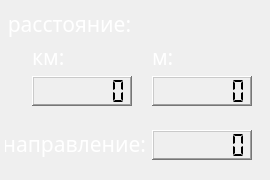
<?xml version="1.0" encoding="UTF-8"?>
<ui version="4.0">
 <class>LenLineDlg</class>
 <widget class="QWidget" name="LenLineDlg">
  <property name="windowModality">
   <enum>Qt::WindowModal</enum>
  </property>
  <property name="geometry">
   <rect>
    <x>0</x>
    <y>0</y>
    <width>270</width>
    <height>180</height>
   </rect>
  </property>
  <property name="minimumSize">
   <size>
    <width>270</width>
    <height>180</height>
   </size>
  </property>
  <property name="maximumSize">
   <size>
    <width>270</width>
    <height>180</height>
   </size>
  </property>
  <property name="windowTitle">
   <string>Палетка</string>
  </property>
  <property name="styleSheet">
   <string notr="true">#LenLineDlg
{
	border-image: url(:/PiramidM/fon_next_menu.png);
}</string>
  </property>
  <widget class="QLabel" name="rasstLbl">
   <property name="geometry">
    <rect>
     <x>9</x>
     <y>8</y>
     <width>121</width>
     <height>31</height>
    </rect>
   </property>
   <property name="palette">
    <palette>
     <active>
      <colorrole role="WindowText">
       <brush brushstyle="SolidPattern">
        <color alpha="255">
         <red>255</red>
         <green>255</green>
         <blue>255</blue>
        </color>
       </brush>
      </colorrole>
      <colorrole role="Text">
       <brush brushstyle="SolidPattern">
        <color alpha="255">
         <red>255</red>
         <green>255</green>
         <blue>255</blue>
        </color>
       </brush>
      </colorrole>
      <colorrole role="ButtonText">
       <brush brushstyle="SolidPattern">
        <color alpha="255">
         <red>255</red>
         <green>255</green>
         <blue>255</blue>
        </color>
       </brush>
      </colorrole>
     </active>
     <inactive>
      <colorrole role="WindowText">
       <brush brushstyle="SolidPattern">
        <color alpha="255">
         <red>255</red>
         <green>255</green>
         <blue>255</blue>
        </color>
       </brush>
      </colorrole>
      <colorrole role="Text">
       <brush brushstyle="SolidPattern">
        <color alpha="255">
         <red>255</red>
         <green>255</green>
         <blue>255</blue>
        </color>
       </brush>
      </colorrole>
      <colorrole role="ButtonText">
       <brush brushstyle="SolidPattern">
        <color alpha="255">
         <red>255</red>
         <green>255</green>
         <blue>255</blue>
        </color>
       </brush>
      </colorrole>
     </inactive>
     <disabled>
      <colorrole role="WindowText">
       <brush brushstyle="SolidPattern">
        <color alpha="255">
         <red>120</red>
         <green>120</green>
         <blue>120</blue>
        </color>
       </brush>
      </colorrole>
      <colorrole role="Text">
       <brush brushstyle="SolidPattern">
        <color alpha="255">
         <red>120</red>
         <green>120</green>
         <blue>120</blue>
        </color>
       </brush>
      </colorrole>
      <colorrole role="ButtonText">
       <brush brushstyle="SolidPattern">
        <color alpha="255">
         <red>120</red>
         <green>120</green>
         <blue>120</blue>
        </color>
       </brush>
      </colorrole>
     </disabled>
    </palette>
   </property>
   <property name="font">
    <font>
     <family>Trebuchet MS</family>
     <pointsize>16</pointsize>
    </font>
   </property>
   <property name="text">
    <string>расстояние:</string>
   </property>
   <property name="alignment">
    <set>Qt::AlignCenter</set>
   </property>
  </widget>
  <widget class="QLabel" name="kmP">
   <property name="geometry">
    <rect>
     <x>32</x>
     <y>41</y>
     <width>31</width>
     <height>31</height>
    </rect>
   </property>
   <property name="palette">
    <palette>
     <active>
      <colorrole role="WindowText">
       <brush brushstyle="SolidPattern">
        <color alpha="255">
         <red>255</red>
         <green>255</green>
         <blue>255</blue>
        </color>
       </brush>
      </colorrole>
      <colorrole role="Text">
       <brush brushstyle="SolidPattern">
        <color alpha="255">
         <red>255</red>
         <green>255</green>
         <blue>255</blue>
        </color>
       </brush>
      </colorrole>
      <colorrole role="ButtonText">
       <brush brushstyle="SolidPattern">
        <color alpha="255">
         <red>255</red>
         <green>255</green>
         <blue>255</blue>
        </color>
       </brush>
      </colorrole>
     </active>
     <inactive>
      <colorrole role="WindowText">
       <brush brushstyle="SolidPattern">
        <color alpha="255">
         <red>255</red>
         <green>255</green>
         <blue>255</blue>
        </color>
       </brush>
      </colorrole>
      <colorrole role="Text">
       <brush brushstyle="SolidPattern">
        <color alpha="255">
         <red>255</red>
         <green>255</green>
         <blue>255</blue>
        </color>
       </brush>
      </colorrole>
      <colorrole role="ButtonText">
       <brush brushstyle="SolidPattern">
        <color alpha="255">
         <red>255</red>
         <green>255</green>
         <blue>255</blue>
        </color>
       </brush>
      </colorrole>
     </inactive>
     <disabled>
      <colorrole role="WindowText">
       <brush brushstyle="SolidPattern">
        <color alpha="255">
         <red>120</red>
         <green>120</green>
         <blue>120</blue>
        </color>
       </brush>
      </colorrole>
      <colorrole role="Text">
       <brush brushstyle="SolidPattern">
        <color alpha="255">
         <red>120</red>
         <green>120</green>
         <blue>120</blue>
        </color>
       </brush>
      </colorrole>
      <colorrole role="ButtonText">
       <brush brushstyle="SolidPattern">
        <color alpha="255">
         <red>120</red>
         <green>120</green>
         <blue>120</blue>
        </color>
       </brush>
      </colorrole>
     </disabled>
    </palette>
   </property>
   <property name="font">
    <font>
     <family>Trebuchet MS</family>
     <pointsize>16</pointsize>
    </font>
   </property>
   <property name="text">
    <string>км:</string>
   </property>
   <property name="alignment">
    <set>Qt::AlignLeading|Qt::AlignLeft|Qt::AlignVCenter</set>
   </property>
  </widget>
  <widget class="QLCDNumber" name="pointKm">
   <property name="geometry">
    <rect>
     <x>32</x>
     <y>76</y>
     <width>100</width>
     <height>30</height>
    </rect>
   </property>
   <property name="minimumSize">
    <size>
     <width>100</width>
     <height>30</height>
    </size>
   </property>
   <property name="maximumSize">
    <size>
     <width>100</width>
     <height>30</height>
    </size>
   </property>
   <property name="font">
    <font>
     <family>Trebuchet MS</family>
     <pointsize>14</pointsize>
    </font>
   </property>
   <property name="autoFillBackground">
    <bool>true</bool>
   </property>
   <property name="frameShape">
    <enum>QFrame::WinPanel</enum>
   </property>
   <property name="frameShadow">
    <enum>QFrame::Raised</enum>
   </property>
   <property name="lineWidth">
    <number>2</number>
   </property>
   <property name="midLineWidth">
    <number>2</number>
   </property>
   <property name="smallDecimalPoint">
    <bool>true</bool>
   </property>
   <property name="numDigits">
    <number>6</number>
   </property>
   <property name="segmentStyle">
    <enum>QLCDNumber::Flat</enum>
   </property>
   <property name="value" stdset="0">
    <double>0.000000000000000</double>
   </property>
   <property name="intValue" stdset="0">
    <number>0</number>
   </property>
  </widget>
  <widget class="QLCDNumber" name="pointM">
   <property name="geometry">
    <rect>
     <x>152</x>
     <y>76</y>
     <width>100</width>
     <height>30</height>
    </rect>
   </property>
   <property name="minimumSize">
    <size>
     <width>100</width>
     <height>30</height>
    </size>
   </property>
   <property name="maximumSize">
    <size>
     <width>100</width>
     <height>30</height>
    </size>
   </property>
   <property name="font">
    <font>
     <family>Trebuchet MS</family>
     <pointsize>14</pointsize>
    </font>
   </property>
   <property name="autoFillBackground">
    <bool>true</bool>
   </property>
   <property name="frameShape">
    <enum>QFrame::WinPanel</enum>
   </property>
   <property name="frameShadow">
    <enum>QFrame::Raised</enum>
   </property>
   <property name="lineWidth">
    <number>2</number>
   </property>
   <property name="midLineWidth">
    <number>2</number>
   </property>
   <property name="smallDecimalPoint">
    <bool>true</bool>
   </property>
   <property name="numDigits">
    <number>6</number>
   </property>
   <property name="segmentStyle">
    <enum>QLCDNumber::Flat</enum>
   </property>
   <property name="value" stdset="0">
    <double>0.000000000000000</double>
   </property>
   <property name="intValue" stdset="0">
    <number>0</number>
   </property>
  </widget>
  <widget class="QLabel" name="naprLbl">
   <property name="geometry">
    <rect>
     <x>5</x>
     <y>128</y>
     <width>141</width>
     <height>31</height>
    </rect>
   </property>
   <property name="palette">
    <palette>
     <active>
      <colorrole role="WindowText">
       <brush brushstyle="SolidPattern">
        <color alpha="255">
         <red>255</red>
         <green>255</green>
         <blue>255</blue>
        </color>
       </brush>
      </colorrole>
      <colorrole role="Text">
       <brush brushstyle="SolidPattern">
        <color alpha="255">
         <red>255</red>
         <green>255</green>
         <blue>255</blue>
        </color>
       </brush>
      </colorrole>
      <colorrole role="ButtonText">
       <brush brushstyle="SolidPattern">
        <color alpha="255">
         <red>255</red>
         <green>255</green>
         <blue>255</blue>
        </color>
       </brush>
      </colorrole>
     </active>
     <inactive>
      <colorrole role="WindowText">
       <brush brushstyle="SolidPattern">
        <color alpha="255">
         <red>255</red>
         <green>255</green>
         <blue>255</blue>
        </color>
       </brush>
      </colorrole>
      <colorrole role="Text">
       <brush brushstyle="SolidPattern">
        <color alpha="255">
         <red>255</red>
         <green>255</green>
         <blue>255</blue>
        </color>
       </brush>
      </colorrole>
      <colorrole role="ButtonText">
       <brush brushstyle="SolidPattern">
        <color alpha="255">
         <red>255</red>
         <green>255</green>
         <blue>255</blue>
        </color>
       </brush>
      </colorrole>
     </inactive>
     <disabled>
      <colorrole role="WindowText">
       <brush brushstyle="SolidPattern">
        <color alpha="255">
         <red>120</red>
         <green>120</green>
         <blue>120</blue>
        </color>
       </brush>
      </colorrole>
      <colorrole role="Text">
       <brush brushstyle="SolidPattern">
        <color alpha="255">
         <red>120</red>
         <green>120</green>
         <blue>120</blue>
        </color>
       </brush>
      </colorrole>
      <colorrole role="ButtonText">
       <brush brushstyle="SolidPattern">
        <color alpha="255">
         <red>120</red>
         <green>120</green>
         <blue>120</blue>
        </color>
       </brush>
      </colorrole>
     </disabled>
    </palette>
   </property>
   <property name="font">
    <font>
     <family>Trebuchet MS</family>
     <pointsize>16</pointsize>
    </font>
   </property>
   <property name="text">
    <string>направление:</string>
   </property>
   <property name="alignment">
    <set>Qt::AlignRight|Qt::AlignTrailing|Qt::AlignVCenter</set>
   </property>
  </widget>
  <widget class="QLCDNumber" name="pointDegr">
   <property name="geometry">
    <rect>
     <x>152</x>
     <y>130</y>
     <width>100</width>
     <height>30</height>
    </rect>
   </property>
   <property name="minimumSize">
    <size>
     <width>100</width>
     <height>30</height>
    </size>
   </property>
   <property name="maximumSize">
    <size>
     <width>100</width>
     <height>30</height>
    </size>
   </property>
   <property name="font">
    <font>
     <family>Trebuchet MS</family>
     <pointsize>14</pointsize>
    </font>
   </property>
   <property name="autoFillBackground">
    <bool>true</bool>
   </property>
   <property name="frameShape">
    <enum>QFrame::WinPanel</enum>
   </property>
   <property name="frameShadow">
    <enum>QFrame::Raised</enum>
   </property>
   <property name="lineWidth">
    <number>2</number>
   </property>
   <property name="midLineWidth">
    <number>2</number>
   </property>
   <property name="smallDecimalPoint">
    <bool>true</bool>
   </property>
   <property name="numDigits">
    <number>6</number>
   </property>
   <property name="segmentStyle">
    <enum>QLCDNumber::Flat</enum>
   </property>
   <property name="value" stdset="0">
    <double>0.000000000000000</double>
   </property>
   <property name="intValue" stdset="0">
    <number>0</number>
   </property>
  </widget>
  <widget class="QLabel" name="mP">
   <property name="geometry">
    <rect>
     <x>152</x>
     <y>41</y>
     <width>31</width>
     <height>31</height>
    </rect>
   </property>
   <property name="palette">
    <palette>
     <active>
      <colorrole role="WindowText">
       <brush brushstyle="SolidPattern">
        <color alpha="255">
         <red>255</red>
         <green>255</green>
         <blue>255</blue>
        </color>
       </brush>
      </colorrole>
      <colorrole role="Text">
       <brush brushstyle="SolidPattern">
        <color alpha="255">
         <red>255</red>
         <green>255</green>
         <blue>255</blue>
        </color>
       </brush>
      </colorrole>
      <colorrole role="ButtonText">
       <brush brushstyle="SolidPattern">
        <color alpha="255">
         <red>255</red>
         <green>255</green>
         <blue>255</blue>
        </color>
       </brush>
      </colorrole>
     </active>
     <inactive>
      <colorrole role="WindowText">
       <brush brushstyle="SolidPattern">
        <color alpha="255">
         <red>255</red>
         <green>255</green>
         <blue>255</blue>
        </color>
       </brush>
      </colorrole>
      <colorrole role="Text">
       <brush brushstyle="SolidPattern">
        <color alpha="255">
         <red>255</red>
         <green>255</green>
         <blue>255</blue>
        </color>
       </brush>
      </colorrole>
      <colorrole role="ButtonText">
       <brush brushstyle="SolidPattern">
        <color alpha="255">
         <red>255</red>
         <green>255</green>
         <blue>255</blue>
        </color>
       </brush>
      </colorrole>
     </inactive>
     <disabled>
      <colorrole role="WindowText">
       <brush brushstyle="SolidPattern">
        <color alpha="255">
         <red>120</red>
         <green>120</green>
         <blue>120</blue>
        </color>
       </brush>
      </colorrole>
      <colorrole role="Text">
       <brush brushstyle="SolidPattern">
        <color alpha="255">
         <red>120</red>
         <green>120</green>
         <blue>120</blue>
        </color>
       </brush>
      </colorrole>
      <colorrole role="ButtonText">
       <brush brushstyle="SolidPattern">
        <color alpha="255">
         <red>120</red>
         <green>120</green>
         <blue>120</blue>
        </color>
       </brush>
      </colorrole>
     </disabled>
    </palette>
   </property>
   <property name="font">
    <font>
     <family>Trebuchet MS</family>
     <pointsize>16</pointsize>
    </font>
   </property>
   <property name="text">
    <string>м:</string>
   </property>
   <property name="alignment">
    <set>Qt::AlignLeading|Qt::AlignLeft|Qt::AlignVCenter</set>
   </property>
  </widget>
 </widget>
 <resources>
  <include location="../Resources/PiramidM.qrc"/>
 </resources>
 <connections/>
</ui>
